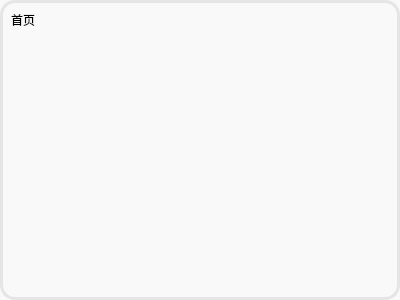
<?xml version="1.0" encoding="UTF-8"?>
<ui version="4.0">
 <class>Index</class>
 <widget class="QWidget" name="Index">
  <property name="geometry">
   <rect>
    <x>0</x>
    <y>0</y>
    <width>400</width>
    <height>300</height>
   </rect>
  </property>
  <property name="windowTitle">
   <string>Form</string>
  </property>
  <property name="styleSheet">
   <string notr="true">QWidget#Index{
border: 3px solid rgb(229, 229, 229);
border-radius: 15px;
}
QLabel#titleLabel {
    font: 14px 'Microsoft YaHei Light';
   border: 0px;
    /* padding: 10px 15px 10px 15px; */
}
QListWidget {
	border: 0px;
}
*{
background-color: rgb(249,249,249);
}</string>
  </property>
  <layout class="QVBoxLayout" name="verticalLayout_2">
   <property name="spacing">
    <number>0</number>
   </property>
   <item>
    <widget class="QLabel" name="titleLabel">
     <property name="text">
      <string>首页</string>
     </property>
    </widget>
   </item>
   <item>
    <widget class="ComicListWidget" name="bookList"/>
   </item>
  </layout>
 </widget>
 <customwidgets>
  <customwidget>
   <class>ComicListWidget</class>
   <extends>QListWidget</extends>
   <header location="global">component.list.comic_list_widget.h</header>
  </customwidget>
 </customwidgets>
 <resources/>
 <connections/>
</ui>
